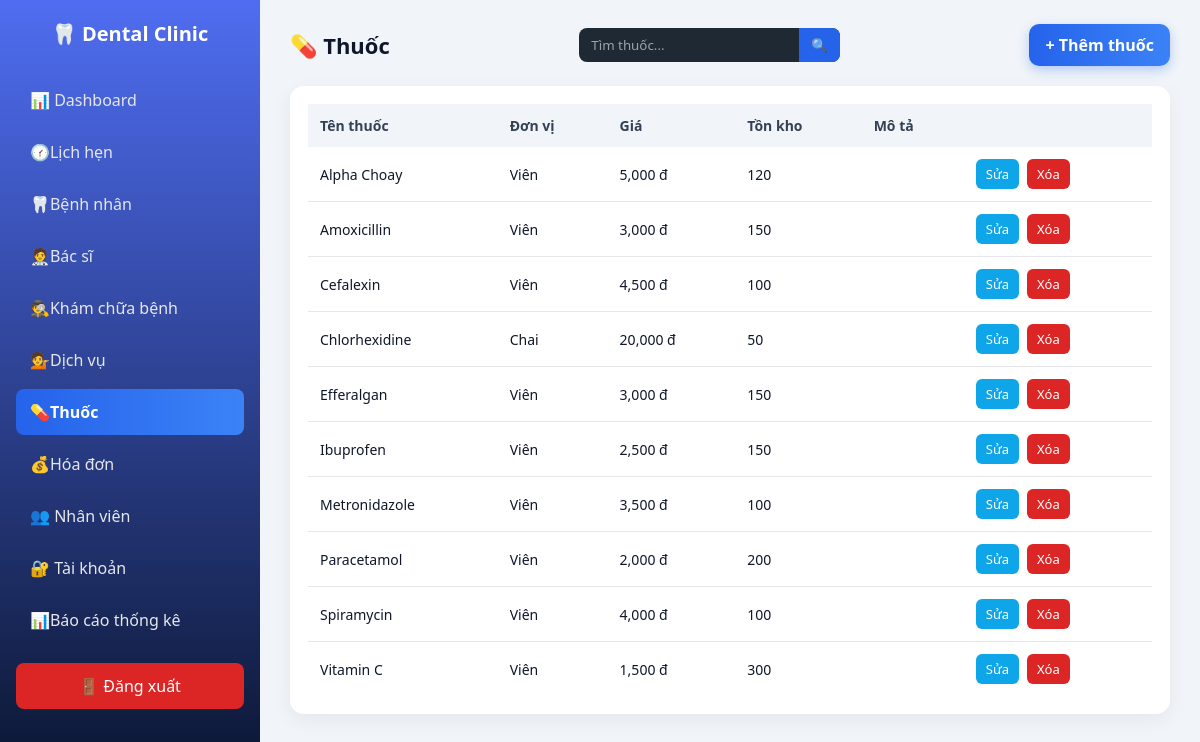
/dental_management/dashboard/dashboard.php?page=medicines (signed in), run on the app's committed database.
### tables this page shows
CREATE TABLE `medicines` (
  `medicine_id` int(11) NOT NULL,
  `medicine_name` varchar(100) NOT NULL,
  `unit` varchar(50) DEFAULT NULL,
  `price` decimal(10,2) DEFAULT NULL,
  `description` text DEFAULT NULL,
  `stock` int(11) NOT NULL DEFAULT 0
);

### dental_management/dashboard/pages/medicines.php (the view, shortened to what this page needs)
<?php
require_once __DIR__ . "/../../api/db.php";
$q = $_GET['q'] ?? '';
$stmt = $pdo->prepare("
    SELECT * FROM medicines
    WHERE medicine_name LIKE ?
    ORDER BY medicine_name
");
$stmt->execute(["%$q%"]);
$medicines = $stmt->fetchAll(PDO::FETCH_ASSOC);
?>
<div class="page-header">
    <h2>💊 Thuốc</h2>
    <form class="search-form" method="get">
        <input type="text" name="q" placeholder="Tìm thuốc..." value="<?= htmlspecialchars($q) ?>">
        <button>🔍</button>
    </form>
    <a href="dashboard.php?page=medicine_add" class="btn-add">+ Thêm thuốc</a>
</div>
<div class="table-box">
<table>
    <thead>
        <tr>
            <th>Tên thuốc</th>
            <th>Đơn vị</th>
            <th>Giá</th>
            <th>Tồn kho</th>
            <th>Mô tả</th>
            <th></th>
        </tr>
    </thead>
    <tbody>
        <?php if (!$medicines): ?>
        <tr>
            <td colspan="6">Chưa có thuốc</td>
        </tr>
        <?php else: foreach ($medicines as $m): ?>
        <tr>
            <td><?= htmlspecialchars($m['medicine_name']) ?></td>
            <td><?= htmlspecialchars($m['unit']) ?></td>
            <td><?= number_format($m['price']) ?> đ</td>
            <td>
                <?= $m['stock'] ?>
            </td>
            <td><?= htmlspecialchars($m['description']) ?></td>
            <td class="actions">
                <a class="btn edit"
                href="dashboard.php?page=medicine_edit&id=<?= $m['medicine_id'] ?>">Sửa</a>
                <a class="btn delete"
                onclick="return confirm('Xóa thuốc này?')"
                href="dashboard.php?page=medicine_delete&id=<?= $m['medicine_id'] ?>">Xóa</a>
            </td>
        </tr>
        <?php endforeach; endif; ?>
    </tbody>
</table>
</div>

### dental_management/dashboard/dashboard.css (style rules this page uses)
* { margin: 0; padding: 0; box-sizing: border-box; font-family: "Segoe UI", Tahoma, sans-serif; }
body { background: #f1f5f9; color: #0f172a; }
body { display: flex; min-height: 100vh; }
.table-box { background: #fff; border-radius: 14px; padding: 18px; box-shadow: 0 6px 20px rgba(0,0,0,0.06); }
table { width: 100%; border-collapse: collapse; }
table thead { background: #f1f5f9; }
table th, table td { padding: 12px; text-align: left; font-size: 14px; }
table th { color: #334155; font-weight: 600; }
table tr { border-bottom: 1px solid #e5e7eb; }
table tr:last-child { border-bottom: none; }
.page-header { display: flex; justify-content: space-between; align-items: center; margin-bottom: 20px; }
.page-header h2 { font-size: 22px; color: #0f172a; }
.btn-add { background: linear-gradient(90deg, #2563eb, #3b82f6); color: #fff; padding: 10px 16px; border-radius: 10px; text-decoration: none; font-weight: 600; box-shadow: 0 4px 12px rgba(37,99,235,0.3); }
.actions { display: flex; gap: 8px; }
.actions .btn { padding: 6px 10px; border-radius: 6px; font-size: 13px; text-decoration: none; color: #fff; }
.actions .edit { background: #0ea5e9; }
.actions .delete { background: #dc2626; }
.search-form { display: flex; background: #1f2933; border-radius: 8px; overflow: hidden; }
.search-form input { border: none; padding: 8px 12px; background: transparent; color: #fff; width: 220px; outline: none; }
.search-form input::placeholder { color: #9ca3af; }
.search-form button { border: none; background: #2563eb; color: #fff; padding: 0 12px; cursor: pointer; }

### data on the page
medicines: medicine_name "Alpha Choay", unit "Viên", price "5,000", stock "120"
medicines: medicine_name "Amoxicillin", unit "Viên", price "3,000", stock "150"
medicines: medicine_name "Cefalexin", unit "Viên", price "4,500", stock "100"
medicines: medicine_name "Chlorhexidine", unit "Chai", price "20,000", stock "50"
medicines: medicine_name "Efferalgan", unit "Viên", price "3,000", stock "150"
medicines: medicine_name "Ibuprofen", unit "Viên", price "2,500", stock "150"
medicines: medicine_name "Metronidazole", unit "Viên", price "3,500", stock "100"
medicines: medicine_name "Paracetamol", unit "Viên", price "2,000", stock "200"
medicines: medicine_name "Spiramycin", unit "Viên", price "4,000", stock "100"
medicines: medicine_name "Vitamin C", unit "Viên", price "1,500", stock "300"
